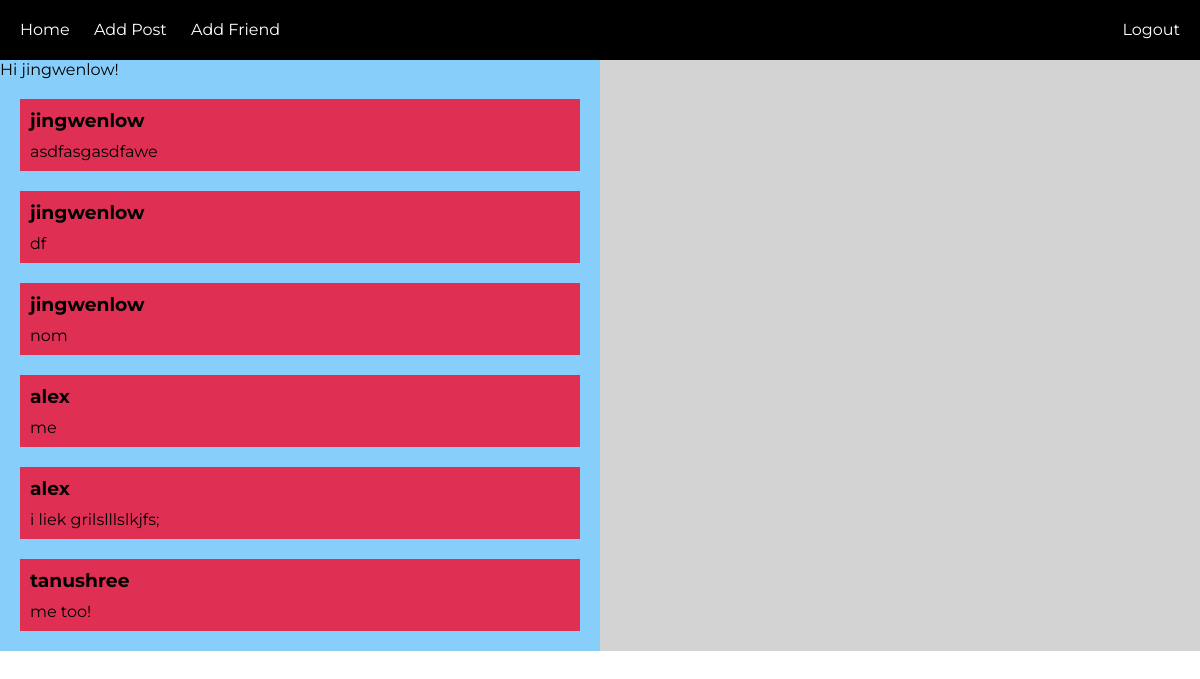
Page /home (signed in) on the earlier database version.
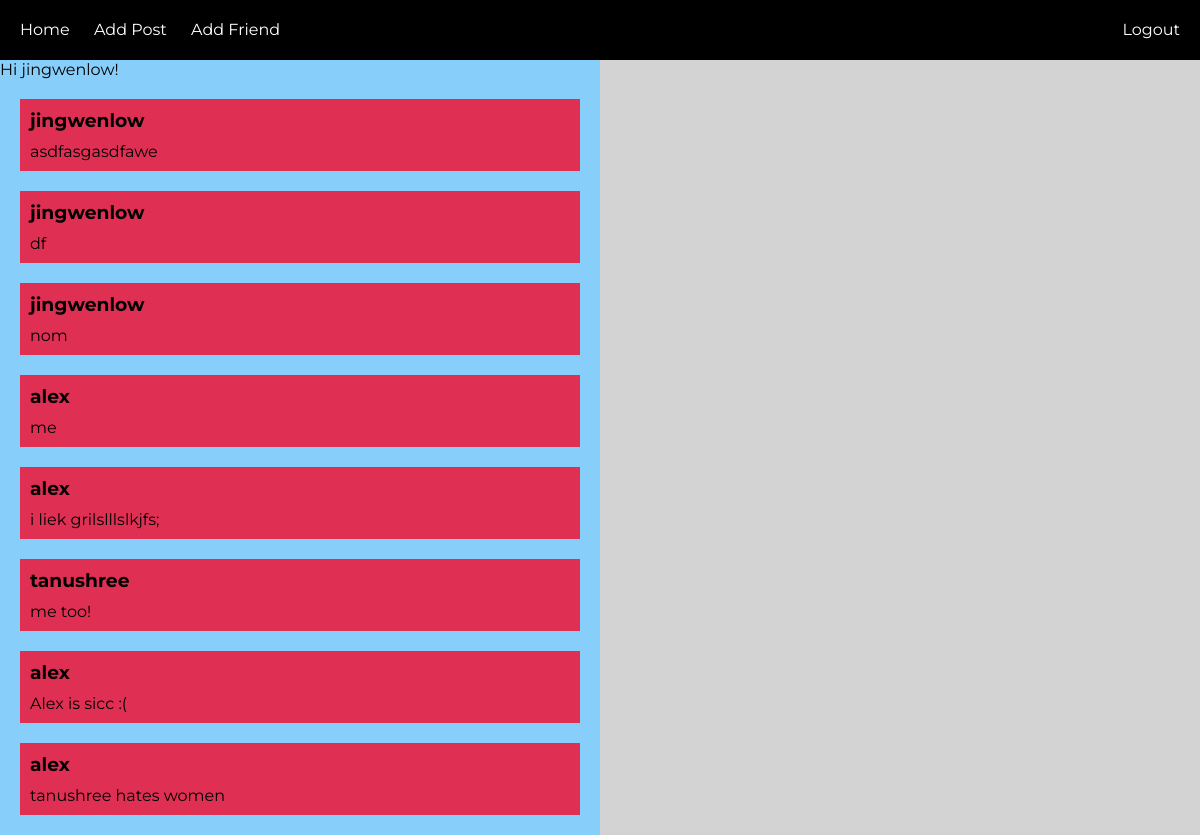
Same page on the later database version.
### users/models.py (models this page shows, shortened)
class CustomUser(AbstractUser):
    name = models.CharField(blank=True, max_length=255)

class Post(models.Model):
    post = models.CharField(max_length=500)
    img = models.FileField(null=True)
    user = models.ForeignKey(settings.AUTH_USER_MODEL, on_delete=models.PROTECT)
    date = models.DateTimeField(auto_now=True)

### users/views.py (the view)
# urls.py: 2. Add a URL to urlpatterns:  path('', Home.as_view(), name='home')
class Home(TemplateView):
    template_name = 'home.html'
    def get(self, request):
        if request.user.is_authenticated:
            form = AddPost()
            friend = Friend.objects.filter(current_user=request.user)
            friends = friend[0].users.all()
            friends_list = list(friends)
            posts = Post.objects.all() #filter(user__id_in=friends_list)
            users = CustomUser.objects.exclude(id=request.user.id)
            args = {'form': form, 'posts': posts, 'users':users}
            return render(request, self.template_name, args)
        else:
            return render(request, self.template_name)

### users/templates/home.html (shortened to what this page needs)
{% extends 'base.html' %}
{% load staticfiles %}
{% block css %}
<link rel="stylesheet" href="{% static 'css/home.css' %}">
{% endblock %}
{% block log %}
  {% if user.is_authenticated %}
    <a class="login" href="{% url 'logout' %}">Logout</a>
  {% else %}
    <a class="login" href="{% url 'login' %}">Login</a>
  {% endif %}
{% endblock %}
{% block content %}
<div class="feed">
  {% if user.is_authenticated %}
    Hi {{ user.username }}!
  {% else %}
    <p>You are not logged in</p>
    <p>Please log in!</p>
    <a href="{% url 'login' %}">login</a> |
    <a href="{% url 'signup' %}">signup</a>
  {% endif %}
  {% for post in posts %}
    <div class="post">
      <div class="name">
        <h3 class="usrnm">{{ post.user.username }}</h3>
      </div>
        <div class="postContent">
        <p class="text">{{ post.post }}</p>
      </div>
    </div>
  {% endfor %}
</div>
<div class="quotes">
</div>
{% endblock %}

### users/templates/base.html (shortened to what this page needs)
<!DOCTYPE html>
<html>
<head>
    {% block css %}{% endblock %}
</head>
<body>
  <header>
      <nav>
        <a href="{% url 'home' %}">Home</a>
        <a href="{% url 'addPost' %}">Add Post</a>
        <a href="{% url 'addFriend' %}">Add Friend</a>
      </nav>
      <nav class="log">
        {% block log %}{% endblock %}
      </nav>
  </header>
  <main>
    {% block content %}
    {% endblock %}
  </main>
</body>
</html>

### users/static/css/home.css (style rules this page uses)
body, html { margin: 0px; padding: 0px; min-height: 100%; font-family: 'Montserrat', sans-serif; }
p { margin: 0px; }
header { background-color: black; color: white; height: 60px; line-height: 60px; display: flex; flex-direction: row; }
nav { flex: 0 0 70%; }
a { color: white; padding-left: 20px; text-decoration: none; }
nav.log { text-align: right; flex: 0 0 30%; }
a.login { padding-right: 20px; }
main { min-height: 100%; display: flex; flex-direction: row; }
div.feed { background-color: lightskyblue; flex: 0 0 50%; }
div.quotes { background-color: lightgrey; flex: 0 0 50%; }
div.post { background-color: #df3054; margin: 20px; margin bottom: 0px; }
h3.usrnm { padding: 10px; padding-bottom: 0px; margin: 0px; }
p.text { padding: 10px; }

Differences in the rows shown:
added Post: user.username "alex", post "Alex is sicc :("
added Post: user.username "alex", post "tanushree hates women"
